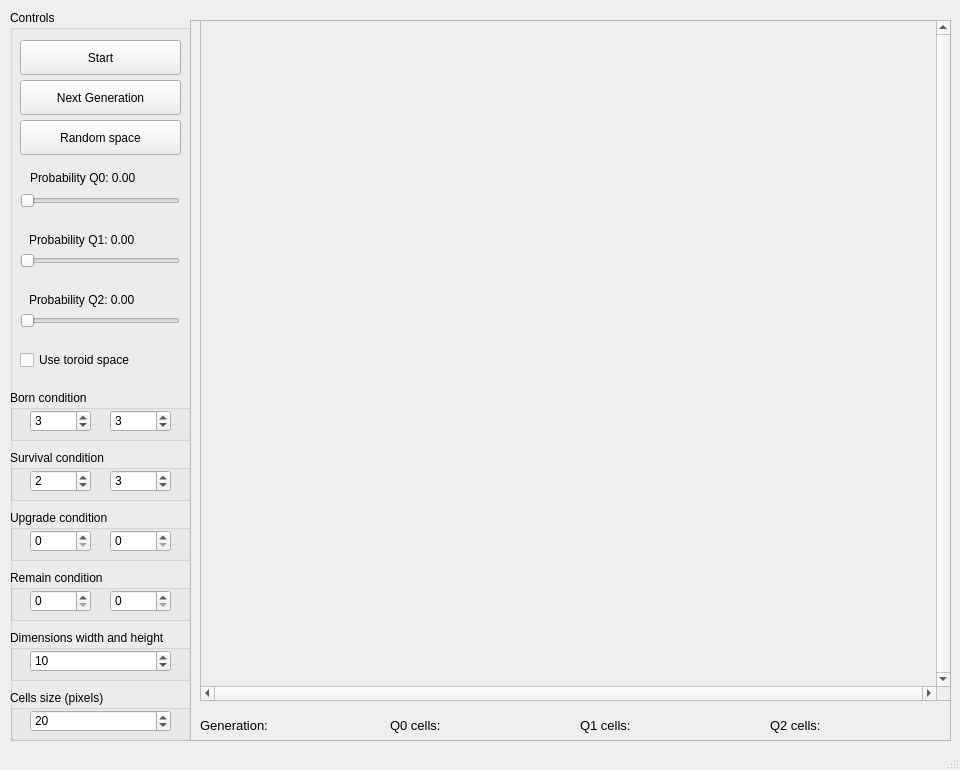
<?xml version="1.0" encoding="UTF-8"?>
<ui version="4.0">
 <class>MainWindow</class>
 <widget class="QMainWindow" name="MainWindow">
  <property name="geometry">
   <rect>
    <x>0</x>
    <y>0</y>
    <width>960</width>
    <height>770</height>
   </rect>
  </property>
  <property name="sizePolicy">
   <sizepolicy hsizetype="Fixed" vsizetype="Fixed">
    <horstretch>0</horstretch>
    <verstretch>0</verstretch>
   </sizepolicy>
  </property>
  <property name="minimumSize">
   <size>
    <width>960</width>
    <height>770</height>
   </size>
  </property>
  <property name="maximumSize">
   <size>
    <width>960</width>
    <height>770</height>
   </size>
  </property>
  <property name="windowTitle">
   <string>MainWindow</string>
  </property>
  <widget class="QWidget" name="centralwidget">
   <widget class="QGroupBox" name="ControlsBox">
    <property name="geometry">
     <rect>
      <x>10</x>
      <y>10</y>
      <width>181</width>
      <height>731</height>
     </rect>
    </property>
    <property name="title">
     <string>Controls</string>
    </property>
    <widget class="QPushButton" name="btnNextGeneration">
     <property name="geometry">
      <rect>
       <x>10</x>
       <y>70</y>
       <width>161</width>
       <height>35</height>
      </rect>
     </property>
     <property name="text">
      <string>Next Generation</string>
     </property>
    </widget>
    <widget class="QPushButton" name="btnAction">
     <property name="geometry">
      <rect>
       <x>10</x>
       <y>30</y>
       <width>161</width>
       <height>35</height>
      </rect>
     </property>
     <property name="text">
      <string>Start</string>
     </property>
    </widget>
    <widget class="QPushButton" name="btnGetRandomSpace">
     <property name="geometry">
      <rect>
       <x>10</x>
       <y>110</y>
       <width>161</width>
       <height>35</height>
      </rect>
     </property>
     <property name="text">
      <string>Random space</string>
     </property>
    </widget>
    <widget class="QSlider" name="sldProbQ0">
     <property name="geometry">
      <rect>
       <x>10</x>
       <y>180</y>
       <width>160</width>
       <height>22</height>
      </rect>
     </property>
     <property name="maximum">
      <number>100</number>
     </property>
     <property name="pageStep">
      <number>1</number>
     </property>
     <property name="orientation">
      <enum>Qt::Horizontal</enum>
     </property>
    </widget>
    <widget class="QSlider" name="sldProbQ1">
     <property name="geometry">
      <rect>
       <x>10</x>
       <y>240</y>
       <width>160</width>
       <height>22</height>
      </rect>
     </property>
     <property name="maximum">
      <number>100</number>
     </property>
     <property name="pageStep">
      <number>1</number>
     </property>
     <property name="orientation">
      <enum>Qt::Horizontal</enum>
     </property>
    </widget>
    <widget class="QSlider" name="sldProbQ2">
     <property name="geometry">
      <rect>
       <x>10</x>
       <y>300</y>
       <width>160</width>
       <height>22</height>
      </rect>
     </property>
     <property name="maximum">
      <number>100</number>
     </property>
     <property name="pageStep">
      <number>1</number>
     </property>
     <property name="orientation">
      <enum>Qt::Horizontal</enum>
     </property>
    </widget>
    <widget class="QLabel" name="txtProbQ1">
     <property name="geometry">
      <rect>
       <x>19</x>
       <y>220</y>
       <width>141</width>
       <height>20</height>
      </rect>
     </property>
     <property name="text">
      <string>Probability Q1: 0.00</string>
     </property>
    </widget>
    <widget class="QLabel" name="txtProbQ2">
     <property name="geometry">
      <rect>
       <x>19</x>
       <y>280</y>
       <width>141</width>
       <height>20</height>
      </rect>
     </property>
     <property name="text">
      <string>Probability Q2: 0.00</string>
     </property>
    </widget>
    <widget class="QLabel" name="txtProbQ0">
     <property name="geometry">
      <rect>
       <x>20</x>
       <y>160</y>
       <width>141</width>
       <height>16</height>
      </rect>
     </property>
     <property name="text">
      <string>Probability Q0: 0.00</string>
     </property>
    </widget>
    <widget class="QCheckBox" name="chkUseToroid">
     <property name="geometry">
      <rect>
       <x>10</x>
       <y>340</y>
       <width>161</width>
       <height>20</height>
      </rect>
     </property>
     <property name="text">
      <string>Use toroid space</string>
     </property>
    </widget>
    <widget class="QGroupBox" name="groupBox">
     <property name="geometry">
      <rect>
       <x>0</x>
       <y>380</y>
       <width>181</width>
       <height>51</height>
      </rect>
     </property>
     <property name="title">
      <string>Born condition</string>
     </property>
     <widget class="QSpinBox" name="spbB1">
      <property name="geometry">
       <rect>
        <x>20</x>
        <y>20</y>
        <width>61</width>
        <height>22</height>
       </rect>
      </property>
      <property name="maximum">
       <number>8</number>
      </property>
      <property name="value">
       <number>3</number>
      </property>
     </widget>
     <widget class="QSpinBox" name="spbB2">
      <property name="geometry">
       <rect>
        <x>100</x>
        <y>20</y>
        <width>61</width>
        <height>22</height>
       </rect>
      </property>
      <property name="maximum">
       <number>8</number>
      </property>
      <property name="value">
       <number>3</number>
      </property>
     </widget>
    </widget>
    <widget class="QGroupBox" name="groupBox_3">
     <property name="geometry">
      <rect>
       <x>0</x>
       <y>440</y>
       <width>181</width>
       <height>51</height>
      </rect>
     </property>
     <property name="title">
      <string>Survival condition</string>
     </property>
     <widget class="QSpinBox" name="spbS1">
      <property name="geometry">
       <rect>
        <x>20</x>
        <y>20</y>
        <width>61</width>
        <height>22</height>
       </rect>
      </property>
      <property name="maximum">
       <number>8</number>
      </property>
      <property name="value">
       <number>2</number>
      </property>
     </widget>
     <widget class="QSpinBox" name="spbS2">
      <property name="geometry">
       <rect>
        <x>100</x>
        <y>20</y>
        <width>61</width>
        <height>22</height>
       </rect>
      </property>
      <property name="maximum">
       <number>8</number>
      </property>
      <property name="value">
       <number>3</number>
      </property>
     </widget>
    </widget>
    <widget class="QGroupBox" name="groupBox_4">
     <property name="geometry">
      <rect>
       <x>0</x>
       <y>500</y>
       <width>181</width>
       <height>51</height>
      </rect>
     </property>
     <property name="title">
      <string>Upgrade condition</string>
     </property>
     <widget class="QSpinBox" name="spbU1">
      <property name="geometry">
       <rect>
        <x>20</x>
        <y>20</y>
        <width>61</width>
        <height>22</height>
       </rect>
      </property>
      <property name="maximum">
       <number>8</number>
      </property>
     </widget>
     <widget class="QSpinBox" name="spbU2">
      <property name="geometry">
       <rect>
        <x>100</x>
        <y>20</y>
        <width>61</width>
        <height>22</height>
       </rect>
      </property>
      <property name="maximum">
       <number>8</number>
      </property>
     </widget>
    </widget>
    <widget class="QGroupBox" name="groupBox_5">
     <property name="geometry">
      <rect>
       <x>0</x>
       <y>560</y>
       <width>181</width>
       <height>51</height>
      </rect>
     </property>
     <property name="title">
      <string>Remain condition</string>
     </property>
     <widget class="QSpinBox" name="spbR1">
      <property name="geometry">
       <rect>
        <x>20</x>
        <y>20</y>
        <width>61</width>
        <height>22</height>
       </rect>
      </property>
      <property name="maximum">
       <number>8</number>
      </property>
     </widget>
     <widget class="QSpinBox" name="spbR2">
      <property name="geometry">
       <rect>
        <x>100</x>
        <y>20</y>
        <width>61</width>
        <height>22</height>
       </rect>
      </property>
      <property name="maximum">
       <number>8</number>
      </property>
     </widget>
    </widget>
    <widget class="QGroupBox" name="groupBox_6">
     <property name="geometry">
      <rect>
       <x>0</x>
       <y>620</y>
       <width>181</width>
       <height>51</height>
      </rect>
     </property>
     <property name="title">
      <string>Dimensions width and height</string>
     </property>
     <widget class="QSpinBox" name="spbDimensions">
      <property name="geometry">
       <rect>
        <x>20</x>
        <y>20</y>
        <width>141</width>
        <height>22</height>
       </rect>
      </property>
      <property name="minimum">
       <number>1</number>
      </property>
      <property name="maximum">
       <number>500</number>
      </property>
      <property name="value">
       <number>10</number>
      </property>
     </widget>
    </widget>
    <widget class="QGroupBox" name="groupBox_7">
     <property name="geometry">
      <rect>
       <x>0</x>
       <y>680</y>
       <width>181</width>
       <height>51</height>
      </rect>
     </property>
     <property name="title">
      <string>Cells size (pixels)</string>
     </property>
     <widget class="QSpinBox" name="spbCellSize">
      <property name="geometry">
       <rect>
        <x>20</x>
        <y>20</y>
        <width>141</width>
        <height>22</height>
       </rect>
      </property>
      <property name="minimum">
       <number>1</number>
      </property>
      <property name="maximum">
       <number>100</number>
      </property>
      <property name="value">
       <number>20</number>
      </property>
     </widget>
    </widget>
   </widget>
   <widget class="QFrame" name="frame">
    <property name="geometry">
     <rect>
      <x>190</x>
      <y>20</y>
      <width>761</width>
      <height>721</height>
     </rect>
    </property>
    <property name="sizePolicy">
     <sizepolicy hsizetype="Fixed" vsizetype="Fixed">
      <horstretch>0</horstretch>
      <verstretch>0</verstretch>
     </sizepolicy>
    </property>
    <property name="minimumSize">
     <size>
      <width>761</width>
      <height>721</height>
     </size>
    </property>
    <property name="maximumSize">
     <size>
      <width>761</width>
      <height>721</height>
     </size>
    </property>
    <property name="frameShape">
     <enum>QFrame::StyledPanel</enum>
    </property>
    <property name="frameShadow">
     <enum>QFrame::Raised</enum>
    </property>
    <widget class="QScrollArea" name="scrollArea">
     <property name="geometry">
      <rect>
       <x>10</x>
       <y>0</y>
       <width>751</width>
       <height>681</height>
      </rect>
     </property>
     <property name="sizePolicy">
      <sizepolicy hsizetype="Expanding" vsizetype="Expanding">
       <horstretch>0</horstretch>
       <verstretch>0</verstretch>
      </sizepolicy>
     </property>
     <property name="cursor" stdset="0">
      <cursorShape>PointingHandCursor</cursorShape>
     </property>
     <property name="frameShadow">
      <enum>QFrame::Plain</enum>
     </property>
     <property name="verticalScrollBarPolicy">
      <enum>Qt::ScrollBarAlwaysOn</enum>
     </property>
     <property name="horizontalScrollBarPolicy">
      <enum>Qt::ScrollBarAlwaysOn</enum>
     </property>
     <property name="sizeAdjustPolicy">
      <enum>QAbstractScrollArea::AdjustToContents</enum>
     </property>
     <property name="widgetResizable">
      <bool>true</bool>
     </property>
     <widget class="QWidget" name="scrollAreaWidgetContents">
      <property name="geometry">
       <rect>
        <x>0</x>
        <y>0</y>
        <width>728</width>
        <height>658</height>
       </rect>
      </property>
     </widget>
    </widget>
    <widget class="QLabel" name="txtGeneration">
     <property name="geometry">
      <rect>
       <x>10</x>
       <y>690</y>
       <width>171</width>
       <height>31</height>
      </rect>
     </property>
     <property name="font">
      <font>
       <family>Segoe UI</family>
       <pointsize>10</pointsize>
      </font>
     </property>
     <property name="text">
      <string>Generation:</string>
     </property>
    </widget>
    <widget class="QLabel" name="txtnQ0Cells">
     <property name="geometry">
      <rect>
       <x>200</x>
       <y>690</y>
       <width>171</width>
       <height>31</height>
      </rect>
     </property>
     <property name="font">
      <font>
       <family>Segoe UI</family>
       <pointsize>10</pointsize>
      </font>
     </property>
     <property name="text">
      <string>Q0 cells: </string>
     </property>
    </widget>
    <widget class="QLabel" name="txtnQ1Cells">
     <property name="geometry">
      <rect>
       <x>390</x>
       <y>690</y>
       <width>171</width>
       <height>31</height>
      </rect>
     </property>
     <property name="font">
      <font>
       <family>Segoe UI</family>
       <pointsize>10</pointsize>
      </font>
     </property>
     <property name="text">
      <string>Q1 cells: </string>
     </property>
    </widget>
    <widget class="QLabel" name="txtnQ2Cells">
     <property name="geometry">
      <rect>
       <x>580</x>
       <y>690</y>
       <width>171</width>
       <height>31</height>
      </rect>
     </property>
     <property name="font">
      <font>
       <family>Segoe UI</family>
       <pointsize>10</pointsize>
      </font>
     </property>
     <property name="text">
      <string>Q2 cells: </string>
     </property>
    </widget>
   </widget>
  </widget>
  <widget class="QStatusBar" name="statusbar"/>
 </widget>
 <resources/>
 <connections/>
</ui>
